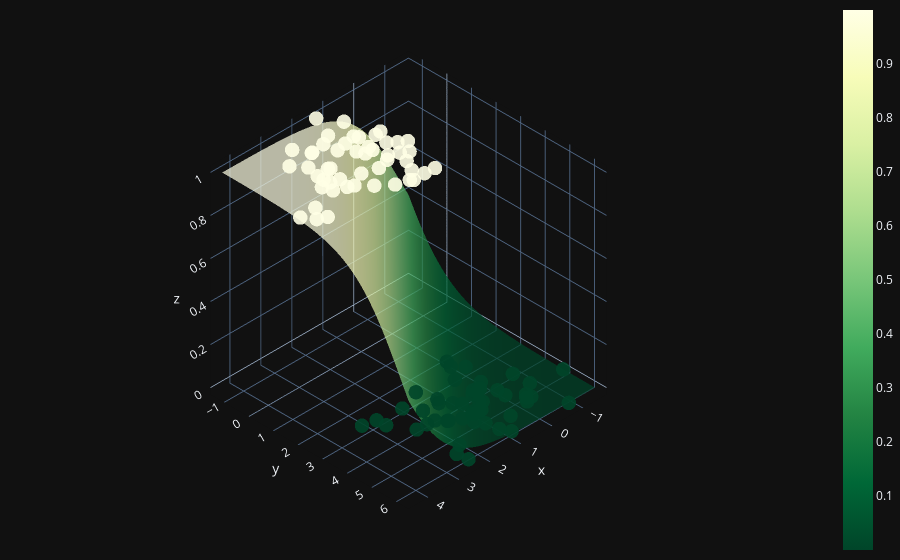

The code cell stored with this chart in its notebook:
### Code cell
X0 = np.linspace(X[:, 0].min(), X[:, 0].max(), 100)
X1 = np.linspace(X[:, 1].min(), X[:, 1].max(), 100)
xx0, xx1 = np.meshgrid(X0, X1)
Z = W[0] * xx0 + W[1] * xx1 + b
A = 1 / (1 + np.exp(-Z))

fig = (go.Figure(data=[go.Surface(z=A, x=xx0, y=xx1, colorscale='YlGn', opacity = 0.7, reversescale=True)]))

fig.add_scatter3d(x=X[:, 0].flatten(), y=X[:, 1].flatten(), z=y.flatten(), mode='markers', marker=dict(size=5, color=y.flatten(), colorscale='YlGn', opacity = 0.9, reversescale=True))


fig.update_layout(template= "plotly_dark", margin=dict(l=0, r=0, b=0, t=0))
fig.layout.scene.camera.projection.type = "orthographic"
fig.show()

### Figure 1 — Plotly figure (JSON) as saved in the notebook; plotly's stock layout.template omitted (floating-point values rounded to 4 significant figures; data arrays with more than 128 entries replaced by an {"elided": "..."} marker saying what was removed)
{"data": [{"colorscale": [[0.0, "rgb(255,255,229)"], [0.125, "rgb(247,252,185)"], [0.25, "rgb(217,240,163)"], [0.375, "rgb(173,221,142)"], [0.5, "rgb(120,198,121)"], [0.625, "rgb(65,171,93)"], [0.75, "rgb(35,132,67)"], [0.875, "rgb(0,104,55)"], [1.0, "rgb(0,69,41)"]], "opacity": 0.7, "reversescale": true, "x": {"elided": "100x100 float values"}, "y": {"elided": "100x100 float values"}, "z": {"elided": "100x100 float values"}, "type": "surface"}, {"marker": {"color": [1, 1, 0, 0, 1, 0, 0, 1, 0, 1, 0, 1, 0, 0, 1, 1, 1, 0, 1, 1, 0, 0, 1, 0, 1, 0, 1, 0, 0, 1, 1, 0, 1, 1, 1, 0, 1, 1, 0, 1, 0, 0, 0, 0, 1, 1, 1, 1, 0, 0, 1, 1, 0, 0, 0, 0, 0, 1, 1, 1, 1, 0, 0, 1, 0, 1, 0, 0, 1, 0, 0, 1, 1, 0, 0, 0, 1, 1, 0, 0, 1, 0, 0, 0, 0, 0, 1, 0, 1, 1, 1, 1, 1, 1, 0, 0, 1, 1, 0, 1], "colorscale": [[0.0, "rgb(255,255,229)"], [0.125, "rgb(247,252,185)"], [0.25, "rgb(217,240,163)"], [0.375, "rgb(173,221,142)"], [0.5, "rgb(120,198,121)"], [0.625, "rgb(65,171,93)"], [0.75, "rgb(35,132,67)"], [0.875, "rgb(0,104,55)"], [1.0, "rgb(0,69,41)"]], "opacity": 0.9, "reversescale": true, "size": 5}, "mode": "markers", "x": [4.219, 0.9078, -0.2765, 0.08848, 3.243, 1.442, 1.022, 3.978, 0.5889, 1.252, 0.6284, 1.686, 1.185, 0.06897, 1.787, 4.438, 3.182, 0.3038, 0.7394, 1.285, 1.131, 0.6647, 1.316, -0.1889, 2.579, 0.8731, 1.311, 0.9868, 1.42, 2.354, 2.432, 1.043, 0.9509, 2.451, 1.62, 2.155, 1.381, 1.987, 2.116, 0.564, -0.07228, 2.509, -0.73, 1.379, 0.8821, 2.222, 2.016, 1.701, -0.6539, 0.5731, 1.957, 0.7624, 2.465, 1.333, 3.246, 1.103, 2.859, 1.6, 2.976, 2.68, 1.419, 1.926, -0.09448, 2.728, 1.12, 1.557, 0.1055, 2.844, 3.155, 1.841, 1.289, 1.642, 3.923, 1.705, 0.1631, 0.3419, 1.021, 2.669, 0.4666, 0.9481, 1.194, 1.154, -0.2942, 1.737, 0.4655, 0.0808, 3.003, 2.207, 1.361, 2.632, 2.827, 2.912, 1.142, 1.055, 2.47, -1.577, 1.412, 3.005, -0.6376, 0.8298], "y": [2.234, 0.4598, 5.081, 2.323, 1.215, 2.768, 4.117, 2.378, 4.001, 0.2081, 4.46, 0.6583, 5.28, 4.356, 1.7, 1.842, -0.1823, 3.944, 0.4361, 1.437, 4.682, 4.36, 2.441, 5.205, 0.7261, 4.714, 0.07123, 6.09, 4.637, 2.224, -0.2017, 4.606, 0.9498, -0.1954, 2.747, 4.124, 0.9295, 2.611, 3.069, 1.337, 2.884, 5.773, 6.255, 3.619, 2.841, 1.533, -0.2704, -0.4773, 4.767, 5.526, 0.2342, 1.165, 6.2, 5.01, 2.849, 4.706, 2.956, 0.9151, 1.216, -0.7044, 1.574, 4.152, 5.358, 1.305, 5.758, 2.827, 3.725, 3.327, 1.553, 3.562, 3.45, 0.1502, 1.804, 4.433, 2.578, 3.941, 1.579, 1.82, 3.866, 4.732, 2.808, 3.902, 5.273, 4.425, 3.123, 4.691, 0.7427, 5.506, 0.748, 0.6894, 1.721, 0.2466, 2.015, -0.6471, 4.099, 4.957, -1.326, 0.9852, 4.091, 1.742], "z": [1, 1, 0, 0, 1, 0, 0, 1, 0, 1, 0, 1, 0, 0, 1, 1, 1, 0, 1, 1, 0, 0, 1, 0, 1, 0, 1, 0, 0, 1, 1, 0, 1, 1, 1, 0, 1, 1, 0, 1, 0, 0, 0, 0, 1, 1, 1, 1, 0, 0, 1, 1, 0, 0, 0, 0, 0, 1, 1, 1, 1, 0, 0, 1, 0, 1, 0, 0, 1, 0, 0, 1, 1, 0, 0, 0, 1, 1, 0, 0, 1, 0, 0, 0, 0, 0, 1, 0, 1, 1, 1, 1, 1, 1, 0, 0, 1, 1, 0, 1], "type": "scatter3d"}], "layout": {"margin": {"l": 0, "r": 0, "b": 0, "t": 0}, "scene": {"camera": {"projection": {"type": "orthographic"}}}}}
